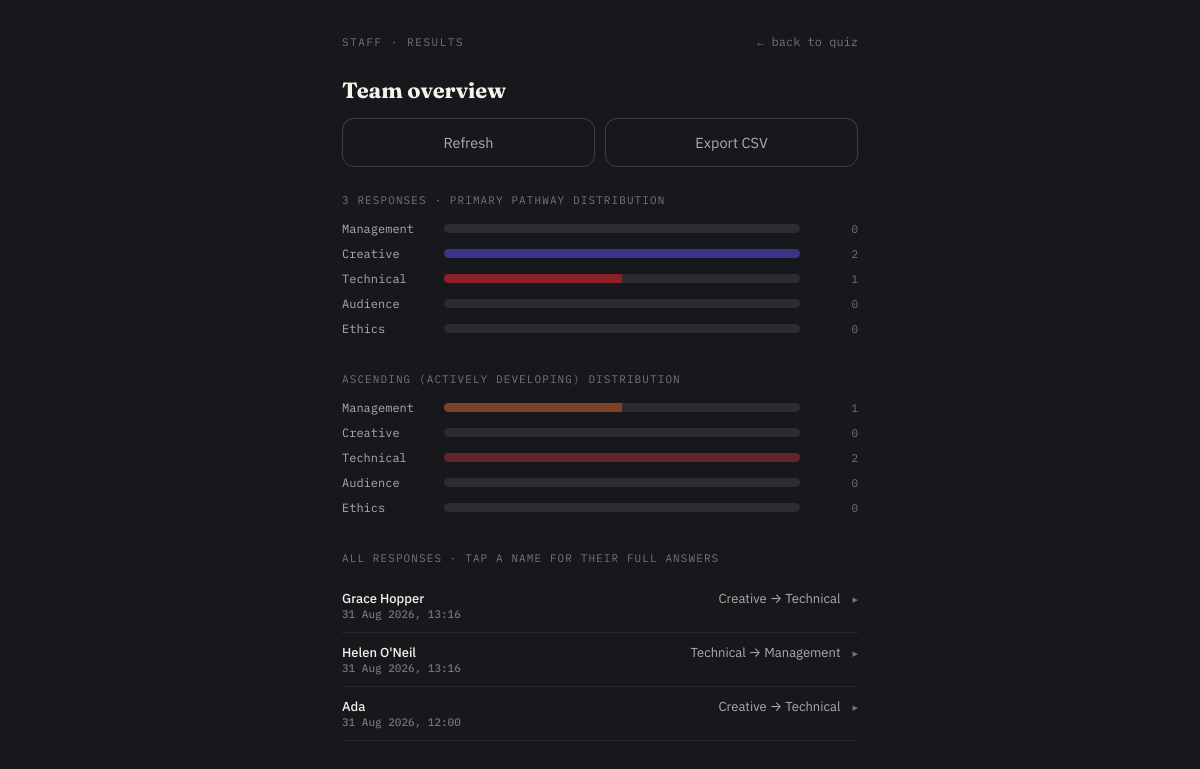
The page /results/ (signed in) on the database its author committed.
### helensurvey/quiz/models.py (models this page shows, shortened)
class Response(models.Model):
    name = models.CharField(_("Name"), max_length=120, blank=True)
    created = models.DateTimeField(_("Submitted"), auto_now_add=True, db_index=True)
    primary = models.CharField(
        _("Primary pathway"),
        max_length=20,
        choices=Pathway.choices,
        blank=True,
    )
    ascending = models.CharField(
        _("Ascending pathway"),
        max_length=20,
        choices=Pathway.choices,
        blank=True,
    )
    is_pure = models.BooleanField(_("Pure result"), default=False)
    all_skip = models.BooleanField(
        _("Flagged for outreach"),
        default=False,
        help_text=_("Participant answered “not interested” to every statement."),
    )
    class Meta:
        ordering = ["-created"]
        verbose_name = _("response")
        verbose_name_plural = _("responses")
    @property
    def display_name(self) -> str:
        return self.name or "Anonymous"
    @property
    def result_label(self) -> str:
        if self.all_skip:
            return "All ‘not interested’ — flagged"
        if not self.primary:
            return "No result"
        primary = PATHWAY_META[Pathway(self.primary)]["name"]
        if self.is_pure or not self.ascending:
            return f"Pure {primary}"
        ascending = PATHWAY_META[Pathway(self.ascending)]["name"]
        return f"{primary} → {ascending}"

### helensurvey/quiz/views.py (the view)
# urls.py: path("results/", views.results, name="results"),
@staff_member_required
def results(request: HttpRequest) -> HttpResponse:
    responses = list(Response.objects.prefetch_related("answers__statement"))
    statements = list(Statement.objects.all())
    totals = Response.objects.aggregate(
        total=Count("id"),
        flagged=Count("id", filter=Q(all_skip=True)),
    )
    primary_counts = dict.fromkeys((str(p) for p in PATHWAY_ORDER), 0)
    ascending_counts = dict.fromkeys((str(p) for p in PATHWAY_ORDER), 0)
    for row in (
        Response.objects.filter(all_skip=False)
        .exclude(primary="")
        .values("primary")
        .annotate(n=Count("id"))
    ):
        primary_counts[row["primary"]] = row["n"]
    for row in (
        Response.objects.filter(all_skip=False, is_pure=False)
        .exclude(ascending="")
        .values("ascending")
        .annotate(n=Count("id"))
    ):
        ascending_counts[row["ascending"]] = row["n"]
    max_primary = max([1, *primary_counts.values()])
    max_ascending = max([1, *ascending_counts.values()])
    def bars(counts: dict[str, int], scale: int) -> list[dict]:
        return [
            {
                "meta": PATHWAY_META[pathway],
                "count": counts[str(pathway)],
                "percent": counts[str(pathway)] / scale * 100,
            }
            for pathway in PATHWAY_ORDER
        ]
    return render(
        request,
        "quiz/results.html",
        {
            "responses": [_response_detail(r, statements) for r in responses],
            "total": totals["total"],
            "flagged": totals["flagged"],
            "primary_bars": bars(primary_counts, max_primary),
            "ascending_bars": bars(ascending_counts, max_ascending),
        },
    )

### helensurvey/quiz/views.py (called while the page is built)
def _statements_per_pathway(statements) -> dict[str, int]:
    counts = dict.fromkeys((str(p) for p in PATHWAY_ORDER), 0)
    for statement in statements:
        counts[statement.pathway] += 1
    return counts

### helensurvey/users/context_processors.py (called while the page is built)
def allauth_settings(request):
    return {
        "ACCOUNT_ALLOW_REGISTRATION": settings.ACCOUNT_ALLOW_REGISTRATION,
    }

### helensurvey/quiz/templates/quiz/results.html (shortened to what this page needs)
{% extends "quiz/base_quiz.html" %}
{% block app_class %}staff{% endblock app_class %}
{% block content %}
  <div class="arow">
    <span class="eyebrow">Staff · results</span>
    <a class="back-link" href="{% url 'quiz:quiz' %}">← back to quiz</a>
  </div>
  <h2>Team overview</h2>
  <div class="staff-btns">
    <a class="btn-ghost" href="{% url 'quiz:results' %}">Refresh</a>
    <a class="btn-ghost" href="{% url 'quiz:results_csv' %}">Export CSV</a>
  </div>
  {% if not responses %}
    <div class="eyebrow" style="margin-top:20px;">No responses yet.</div>
  {% else %}
    <div class="agg-block">
      <div class="agg-title">
        {{ total }} response{{ total|pluralize }}{% if flagged %} · {{ flagged }} flagged for outreach{% endif %} · primary pathway distribution
      </div>
      {% for bar in primary_bars %}
        <div class="brow">
          <div class="blabel">{{ bar.meta.name }}</div>
          <div class="btrack">
            <div class="bseg-confident" style="width:{{ bar.percent|floatformat:2 }}%;background:{{ bar.meta.hex }}"></div>
          </div>
          <div class="bval">{{ bar.count }}</div>
        </div>
      {% endfor %}
    </div>
    <div class="agg-block">
      <div class="agg-title">Ascending (actively developing) distribution</div>
      {% for bar in ascending_bars %}
        <div class="brow">
          <div class="blabel">{{ bar.meta.name }}</div>
          <div class="btrack">
            <div class="bseg-confident"
                 style="width:{{ bar.percent|floatformat:2 }}%;background:{{ bar.meta.hex }};opacity:0.55"></div>
          </div>
          <div class="bval">{{ bar.count }}</div>
        </div>
      {% endfor %}
    </div>
    <div class="agg-block">
      <div class="agg-title">All responses · tap a name for their full answers</div>
      {% for item in responses %}
        <details class="presponse">
          <summary>
            <span class="tname">
              {{ item.response.display_name }}
              <span class="tts">{{ item.response.created|date:"j M Y, H:i" }}</span>
            </span>
            <span class="tresult">{{ item.response.result_label }}</span>
          </summary>
        </details>
      {% endfor %}
    </div>
  {% endif %}
{% endblock content %}

### helensurvey/quiz/templates/quiz/base_quiz.html (shortened to what this page needs)
{% load static %}<!DOCTYPE html>
<html lang="en">
  <head>
    <link rel="stylesheet" href="{% static 'css/fonts.css' %}" />
    <link rel="stylesheet" href="{% static 'quiz/css/quiz.css' %}" />
  </head>
  <body>
    <div class="app {% block app_class %}{% endblock app_class %}">
      {% block content %}{% endblock content %}
    </div>
  </body>
</html>

### helensurvey/quiz/static/quiz/css/quiz.css (style rules this page uses)
:root { --mgmt: #C1521F; --creative: #3B3486; --technical: #8C1F28; --audience: #0F6E6E; --ethics: #1F5B3A; --ink: #17181C; --ink-soft: #212228; --paper: #F3EFE6; --paper-dim: #E7E1D2; --text-hi: #F6F3EC; --text-mid: rgba(246, 243, 236, 0.68); --text-low: rgba(246, 243, 236, 0.42); --sans: 'IBM Plex Sans', system-ui, -apple-system, 'Segoe UI', sans-serif; --serif: 'Fraunces', Georgia, 'Times New Roman', serif; --mono: 'IBM Plex Mono', ui-monospace, 'SF Mono', Menlo, monospace; }
* { box-sizing: border-box; }
html, body { margin: 0; padding: 0; background: var(--ink); color: var(--text-hi); }
body { font-family: var(--sans); min-height: 100vh; display: flex; justify-content: center; -webkit-font-smoothing: antialiased; }
.app { width: 100%; max-width: 480px; min-height: 100vh; display: flex; flex-direction: column; padding: 28px 22px 40px; position: relative; }
h1, h2, h3 { font-family: var(--serif); margin: 0; }
.eyebrow { font-family: var(--mono); font-size: 11px; letter-spacing: 0.14em; text-transform: uppercase; color: var(--text-low); }
.btn-ghost { margin-top: 14px; width: 100%; background: transparent; color: var(--text-mid); border: 1px solid rgba(246, 243, 236, 0.18); border-radius: 12px; padding: 14px 18px; font-size: 14.5px; font-family: var(--sans); cursor: pointer; text-align: center; text-decoration: none; display: block; }
.back-link { background: none; border: none; color: var(--text-low); font-family: var(--mono); font-size: 12px; cursor: pointer; padding: 6px 0; text-decoration: none; }
.brow { display: flex; align-items: center; gap: 10px; margin-bottom: 10px; }
.brow .blabel { width: 92px; font-size: 12px; color: var(--text-mid); font-family: var(--mono); flex-shrink: 0; }
.btrack { flex: 1; height: 9px; background: rgba(246, 243, 236, 0.09); border-radius: 5px; overflow: hidden; display: flex; }
.bseg-confident { height: 100%; }
.bval { width: 48px; text-align: right; font-size: 11px; color: var(--text-low); font-family: var(--mono); }
.staff { max-width: 560px; }
.staff .arow { display: flex; justify-content: space-between; align-items: baseline; margin-bottom: 20px; }
.staff h2 { font-size: 22px; }
.agg-block { margin-top: 26px; }
.agg-title { font-family: var(--mono); font-size: 11px; letter-spacing: 0.1em; text-transform: uppercase; color: var(--text-low); margin-bottom: 14px; }
.staff-btns { display: flex; gap: 10px; }
.staff-btns .btn-ghost { flex: 1; }
.presponse { border-bottom: 1px solid rgba(246, 243, 236, 0.08); }
.presponse > summary { display: flex; justify-content: space-between; align-items: baseline; gap: 12px; padding: 11px 0; cursor: pointer; font-size: 13px; list-style: none; }
.presponse > summary::after { content: "▸"; color: var(--text-low); font-size: 11px; flex-shrink: 0; }
.presponse .tname { color: var(--text-hi); font-weight: 500; }
.presponse .tts { display: block; color: var(--text-low); font-size: 11px; font-family: var(--mono); }
.presponse .tresult { color: var(--text-mid); text-align: right; margin-left: auto; }

### rows shown on the page
Response: response.display_name "Grace Hopper", response.created "31 Aug 2026, 13:16", response.result_label "Creative → Technical"
Response: response.display_name "Helen O'Neil", response.created "31 Aug 2026, 13:16", response.result_label "Technical → Management"
Response: response.display_name "Ada", response.created "31 Aug 2026, 12:00", response.result_label "Creative → Technical"

### other values the page prints
{{ total }} "3"
{{ bar.meta.name }} "Management" "Creative" "Technical" "Audience" "Ethics"
{{ bar.count }} "0" "2" "1" "0" "0"
{{ bar.count }} "1" "0" "2" "0" "0"
